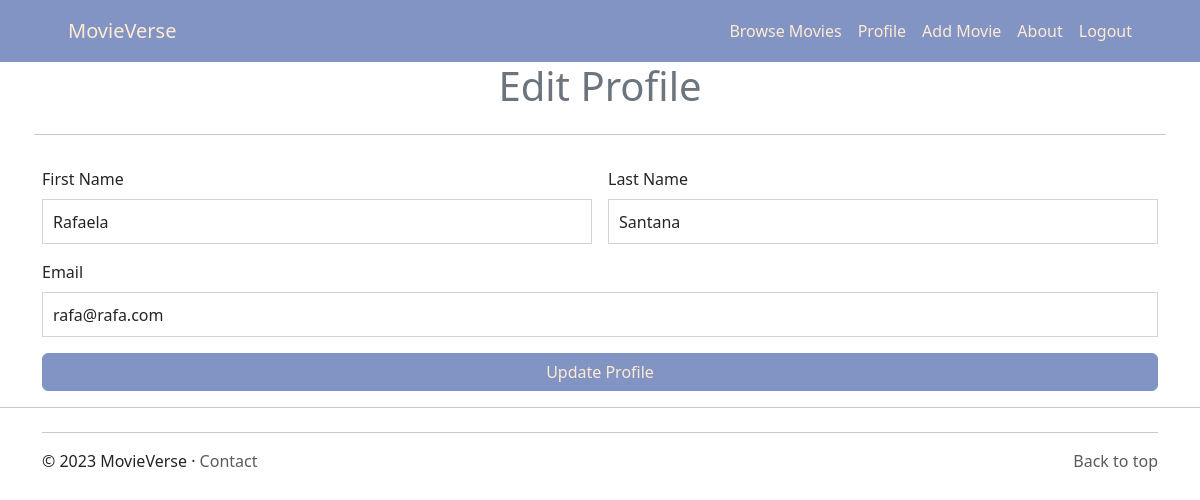
Page /.history/editProfile_20230610222004.php (signed in) on the committed database.
### tables this page shows
CREATE TABLE `user` (
  `id` int NOT NULL,
  `firstname` varchar(50) NOT NULL,
  `lastname` varchar(50) NOT NULL,
  `email` varchar(50) NOT NULL,
  `username` varchar(50) NOT NULL,
  `role` int NOT NULL DEFAULT '0',
  `password` varchar(255) NOT NULL
);

### .history/editProfile_20230610222004.php (the view, shortened to what this page needs)
<?php
include "header.php";
include "navbar.php";
require_once('./includes/db_handler.inc.php');
$username = $_SESSION['username'];
$sql = "SELECT * FROM user WHERE username=?";
$stmt = $conn->prepare($sql);
$stmt->bind_param("s", $username);
$stmt->execute();
$result = $stmt->get_result();
if ($result->num_rows > 0) {
  $user = $result->fetch_assoc();
} else {
  header("Location: login.php");
  exit;
}
?>
<div class="container col">
  <form action="<?php echo htmlspecialchars($_SERVER["PHP_SELF"]); ?>" method="POST" class="row g-3 needs-validation" novalidate>
    <h1 class="text-center text-muted">Edit Profile</h1>
    <hr>
    <div class="col-md-6">
      <label for="validationCustom02" class="form-label">First Name</label>
      <input type="text" class="form-control" value="<?php echo $user['firstname']; ?>" id="validationCustom02" name="firstname" required>
    </div>
    <div class="col-md-6">
      <label for="validationCustom03" class="form-label">Last Name</label>
      <input type="text" class="form-control" value="<?php echo $user['lastname']; ?>" id="validationCustom03" name="lastname" required>
    </div>
    <div class="col-md-12">
      <label for="validationCustom04" class="form-label">Email</label>
      <input type="email" class="form-control" value="<?php echo $user['email']; ?>" id="validationCustom04" name="email" required>
    </div>
    <div class="d-grid gap-2">
      <button type="submit" name="submit" class="btn btn-login" value="Submit">Update Profile</button>
    </div>
  </form>
</div>
<hr class="featurette-divider">
<?php
include "footer.php";
?>

### assets/css/variables.css (style rules this page uses)
:root { --font-default: 'EB Garamond', system-ui, -apple-system, "Segoe UI", Roboto, "Helvetica Neue", Arial, "Noto Sans", "Liberation Sans", sans-serif, "Apple Color Emoji", "Segoe UI Emoji", "Segoe UI Symbol", "Noto Color Emoji"; --font-primary: 'EB Garamond', serif; --font-secondary: 'Inter', sans-serif; --color-default: #212529; --color-default-rgb: 33, 37, 41; --color-links: #212529; --color-links-hover: #15171a; --color-primary: #212529; --color-primary-light: #26282c; --color-primary-dark: #0b0c0e; --color-primary-rgb: 33, 37, 41; --color-primary-light-rgb: 38, 40, 44; --color-primary-dark-rgb: 11, 12, 14; --color-secondary: #596d80; --color-secondary-light: #8498aa; --color-secondary-dark: #404f5c; --color-secondary-rgb: 89, 109, 128; --color-secondary-light-rgb: 132, 152, 170; --color-secondary-dark-rgb: 64, 79, 92; --color-blue: #0d6efd; --color-blue-rgb: 13, 110, 253; --color-indigo: #6610f2; --color-indigo-rgb: 102, 16, 242; --color-purple: #6f42c1; --color-purple-rgb: 111, 66, 193; --color-pink: #f3268c; --color-pink-rgb: 243, 38, 140; --color-red: #df1529; --color-red-rgb: 223, 21, 4; --color-orange: #fd7e14; --color-orange-rgb: 253, 126, 20; --color-yellow: #ffc107; --color-yellow-rgb: 255, 193, 7; --color-green: #059652; --color-green-rgb: 5, 150, 82; --color-teal: #20c997; --color-teal-rgb: 32, 201, 151; --color-cyan: #0dcaf0; --color-cyan-rgb: 13, 202, 240; --color-white: #ffffff; --color-white-rgb: 255, 255, 255; --color-gray: #6c757d; --color-gray-rgb: 108, 117, 125; --color-black: #000000; --color-black-rgb: 0, 0, 0; }
:root { --bs-blue: var(--color-blue); --bs-indigo: var(--color-indigo); --bs-purple: var(--color-purple); --bs-pink: var(--color-pink); --bs-red: var(--color-red); --bs-orange: var(--color-orange); --bs-yellow: var(--color-yellow); --bs-green: var(--color-green); --bs-teal: var(--color-teal); --bs-cyan: var(--color-cyan); --bs-white: var(--color-white); --bs-gray: var(--color-gray); --bs-gray-dark: #343a40; --bs-gray-100: #f8f9fa; --bs-gray-200: #e9ecef; --bs-gray-300: #dee2e6; --bs-gray-400: #ced4da; --bs-gray-500: #adb5bd; --bs-gray-600: #6c757d; --bs-gray-700: #495057; --bs-gray-800: #343a40; --bs-gray-900: #212529; --bs-primary: var(--color-blue); --bs-secondary: var(--color-blue); --bs-success: #198754; --bs-info: #0dcaf0; --bs-warning: #ffc107; --bs-danger: #dc3545; --bs-light: #f8f9fa; --bs-dark: #212529; --bs-primary-rgb: var(--color-primary-rgb); --bs-secondary-rgb: var(--color-secondary-rgb); --bs-success-rgb: 25, 135, 84; --bs-info-rgb: 13, 202, 240; --bs-warning-rgb: 255, 193, 7; --bs-danger-rgb: 220, 53, 69; --bs-light-rgb: 248, 249, 250; --bs-dark-rgb: 33, 37, 41; --bs-white-rgb: var(--color-white-rgb); --bs-black-rgb: var(--color-black-rgb); --bs-body-color-rgb: var(--color-default-rgb); --bs-body-bg-rgb: 255, 255, 255; --bs-font-sans-serif: var(--font-default); --bs-font-monospace: SFMono-Regular, Menlo, Monaco, Consolas, "Liberation Mono", "Courier New", monospace; --bs-gradient: linear-gradient(180deg, rgba(255, 255, 255, 0.15), rgba(255, 255, 255, 0)); --bs-body-font-family: var(--font-default); --bs-body-font-size: 1rem; --bs-body-font-weight: 400; --bs-body-line-height: 1.5; --bs-body-color: var(--color-default); --bs-body-bg: #fff; }

### assets/css/index.css (style rules this page uses)
.btn { --bs-btn-color:#FFEAD2; background-color:#8294C4; text-decoration: none; --bs-btn-border-color:#8294C4; --bs-btn-hover-color:#FFEAD2; --bs-btn-hover-bg:#DBDFEA; --bs-btn-hover-border-color:#DBDFEA; --bs-btn-focus-shadow-rgb:0,0,0; --bs-btn-active-color:#FFEAD2; --bs-btn-active-bg:#8294C4; --bs-btn-active-border-color:#8294C4; --bs-btn-active-shadow:inset 0 3px 5px rgba(0, 0, 0, 0.125); --bs-btn-disabled-color:#DBDFEA; --bs-btn-disabled-bg:transparent; --bs-btn-disabled-border-color:#DBDFEA; --bs-gradient:none; }
.form-control { height: 45px; padding: 10px; font-size: 16px; box-shadow: none; border-radius: 0; position: relative; }

### assets/css/login.css (style rules this page uses)
.btn-login { --bs-btn-color:#FFEAD2; background-color:#8294C4; text-decoration: none; --bs-btn-border-color:#8294C4; --bs-btn-hover-color:#FFEAD2; --bs-btn-hover-bg:#DBDFEA; --bs-btn-hover-border-color:#DBDFEA; --bs-btn-focus-shadow-rgb:0,0,0; --bs-btn-active-color:#FFEAD2; --bs-btn-active-bg:#8294C4; --bs-btn-active-border-color:#8294C4; --bs-btn-active-shadow:inset 0 3px 5px rgba(0, 0, 0, 0.125); --bs-btn-disabled-color:#DBDFEA; --bs-btn-disabled-bg:transparent; --bs-btn-disabled-border-color:#DBDFEA; --bs-gradient:none; }

### rows in the picture
user: firstname "Rafaela", lastname "Santana", email "rafa@rafa.com"
